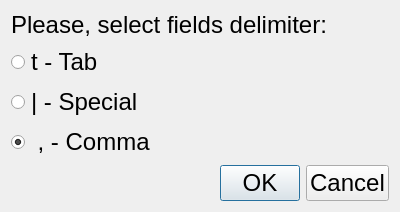
<?xml version="1.0" encoding="UTF-8"?>
<ui version="4.0">
 <class>CsvExpoImpoDlg</class>
 <widget class="QDialog" name="CsvExpoImpoDlg">
  <property name="geometry">
   <rect>
    <x>0</x>
    <y>0</y>
    <width>400</width>
    <height>181</height>
   </rect>
  </property>
  <property name="windowTitle">
   <string>Select Delimiter</string>
  </property>
  <layout class="QVBoxLayout" name="verticalLayout">
   <item>
    <widget class="QLabel" name="label">
     <property name="font">
      <font>
       <pointsize>18</pointsize>
      </font>
     </property>
     <property name="text">
      <string>Please, select fields delimiter:</string>
     </property>
    </widget>
   </item>
   <item>
    <layout class="QFormLayout" name="formLayout">
     <item row="0" column="0">
      <widget class="QRadioButton" name="rbtnTab">
       <property name="font">
        <font>
         <pointsize>18</pointsize>
        </font>
       </property>
       <property name="text">
        <string>t - Tab</string>
       </property>
      </widget>
     </item>
     <item row="1" column="0">
      <widget class="QRadioButton" name="rbtnSpec">
       <property name="font">
        <font>
         <pointsize>18</pointsize>
        </font>
       </property>
       <property name="text">
        <string>| - Special</string>
       </property>
      </widget>
     </item>
     <item row="2" column="0">
      <widget class="QRadioButton" name="rbtnComma">
       <property name="font">
        <font>
         <pointsize>18</pointsize>
        </font>
       </property>
       <property name="text">
        <string> , - Comma</string>
       </property>
       <property name="checked">
        <bool>true</bool>
       </property>
      </widget>
     </item>
    </layout>
   </item>
   <item>
    <widget class="QDialogButtonBox" name="buttonBox">
     <property name="font">
      <font>
       <pointsize>18</pointsize>
      </font>
     </property>
     <property name="orientation">
      <enum>Qt::Horizontal</enum>
     </property>
     <property name="standardButtons">
      <set>QDialogButtonBox::Cancel|QDialogButtonBox::Ok</set>
     </property>
    </widget>
   </item>
  </layout>
 </widget>
 <resources/>
 <connections>
  <connection>
   <sender>buttonBox</sender>
   <signal>accepted()</signal>
   <receiver>CsvExpoImpoDlg</receiver>
   <slot>accept()</slot>
   <hints>
    <hint type="sourcelabel">
     <x>248</x>
     <y>254</y>
    </hint>
    <hint type="destinationlabel">
     <x>157</x>
     <y>274</y>
    </hint>
   </hints>
  </connection>
  <connection>
   <sender>buttonBox</sender>
   <signal>rejected()</signal>
   <receiver>CsvExpoImpoDlg</receiver>
   <slot>reject()</slot>
   <hints>
    <hint type="sourcelabel">
     <x>316</x>
     <y>260</y>
    </hint>
    <hint type="destinationlabel">
     <x>286</x>
     <y>274</y>
    </hint>
   </hints>
  </connection>
 </connections>
</ui>
